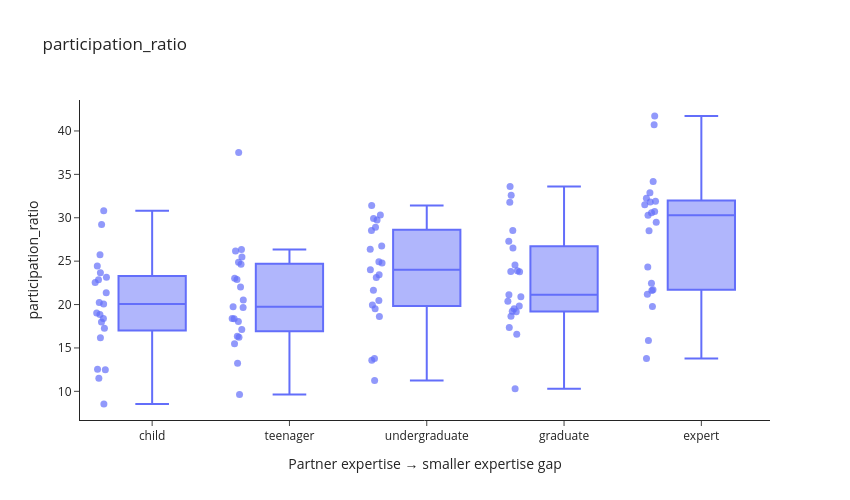

The code cell stored with this chart in its notebook:
### Code cell
plot_metric_distribution_interactive(
    conversation_geometry,
    "participation_ratio",
)

### Figure 1 — Plotly figure (JSON) as saved in the notebook; plotly's stock layout.template omitted (floating-point values rounded to 4 significant figures; data arrays with more than 128 entries replaced by an {"elided": "..."} marker saying what was removed)
{"data": [{"alignmentgroup": "True", "boxpoints": "all", "customdata": {"elided": "105x4 mixed values"}, "hovertemplate": "Partner expertise → smaller expertise gap=%{x}<br>participation_ratio=%{y:.4f}<br>Topic / Video=%{customdata[0]}<br>Conversation=%{customdata[1]}<br>Utterances=%{customdata[2]}<br>Words=%{customdata[3]}<extra></extra>", "legendgroup": "", "marker": {"color": "#636efa", "opacity": 0.7, "size": 7}, "name": "", "notched": false, "offsetgroup": "", "orientation": "v", "showlegend": false, "x": ["child", "child", "child", "child", "child", "child", "child", "child", "child", "child", "child", "child", "child", "child", "child", "child", "child", "child", "child", "child", "child", "teenager", "teenager", "teenager", "teenager", "teenager", "teenager", "teenager", "teenager", "teenager", "teenager", "teenager", "teenager", "teenager", "teenager", "teenager", "teenager", "teenager", "teenager", "teenager", "teenager", "teenager", "undergraduate", "undergraduate", "undergraduate", "undergraduate", "undergraduate", "undergraduate", "undergraduate", "undergraduate", "undergraduate", "undergraduate", "undergraduate", "undergraduate", "undergraduate", "undergraduate", "undergraduate", "undergraduate", "undergraduate", "undergraduate", "undergraduate", "undergraduate", "undergraduate", "graduate", "graduate", "graduate", "graduate", "graduate", "graduate", "graduate", "graduate", "graduate", "graduate", "graduate", "graduate", "graduate", "graduate", "graduate", "graduate", "graduate", "graduate", "graduate", "graduate", "graduate", "expert", "expert", "expert", "expert", "expert", "expert", "expert", "expert", "expert", "expert", "expert", "expert", "expert", "expert", "expert", "expert", "expert", "expert", "expert", "expert", "expert"], "x0": " ", "xaxis": "x", "y": [16.18, 22.54, 12.49, 11.5, 22.85, 12.55, 24.45, 18.38, 17.99, 23.15, 19.01, 21.35, 18.85, 17.27, 23.66, 8.541, 25.74, 20.07, 29.22, 30.79, 20.24, 23.03, 18.4, 17.13, 13.23, 19.67, 16.22, 37.51, 18.04, 16.36, 25.47, 26.18, 26.36, 18.37, 20.52, 24.66, 9.625, 22.88, 15.5, 22.01, 24.87, 19.75, 18.62, 21.66, 13.78, 13.57, 24.8, 23.44, 30.32, 24.01, 26.74, 29.92, 24.92, 28.52, 23.13, 20.47, 29.74, 11.25, 31.43, 19.53, 19.95, 28.91, 26.36, 17.34, 27.29, 19.52, 20.89, 24.55, 20.38, 28.52, 32.59, 26.51, 21.12, 23.77, 18.65, 23.89, 19.18, 16.58, 10.3, 33.6, 23.81, 19.22, 31.79, 19.82, 21.72, 19.78, 32.26, 30.28, 28.51, 30.72, 41.72, 40.7, 22.46, 30.58, 34.19, 31.48, 32.89, 29.49, 31.81, 15.86, 21.62, 21.18, 13.8, 31.91, 24.32], "y0": " ", "yaxis": "y", "type": "box", "jitter": 0.22}], "layout": {"xaxis": {"anchor": "y", "domain": [0.0, 1.0], "title": {"text": "Partner expertise → smaller expertise gap"}, "categoryorder": "array", "categoryarray": ["child", "teenager", "undergraduate", "graduate", "expert"]}, "yaxis": {"anchor": "x", "domain": [0.0, 1.0], "title": {"text": "participation_ratio"}}, "legend": {"tracegroupgap": 0}, "title": {"text": "participation_ratio"}, "boxmode": "group", "width": 850, "height": 500}}
